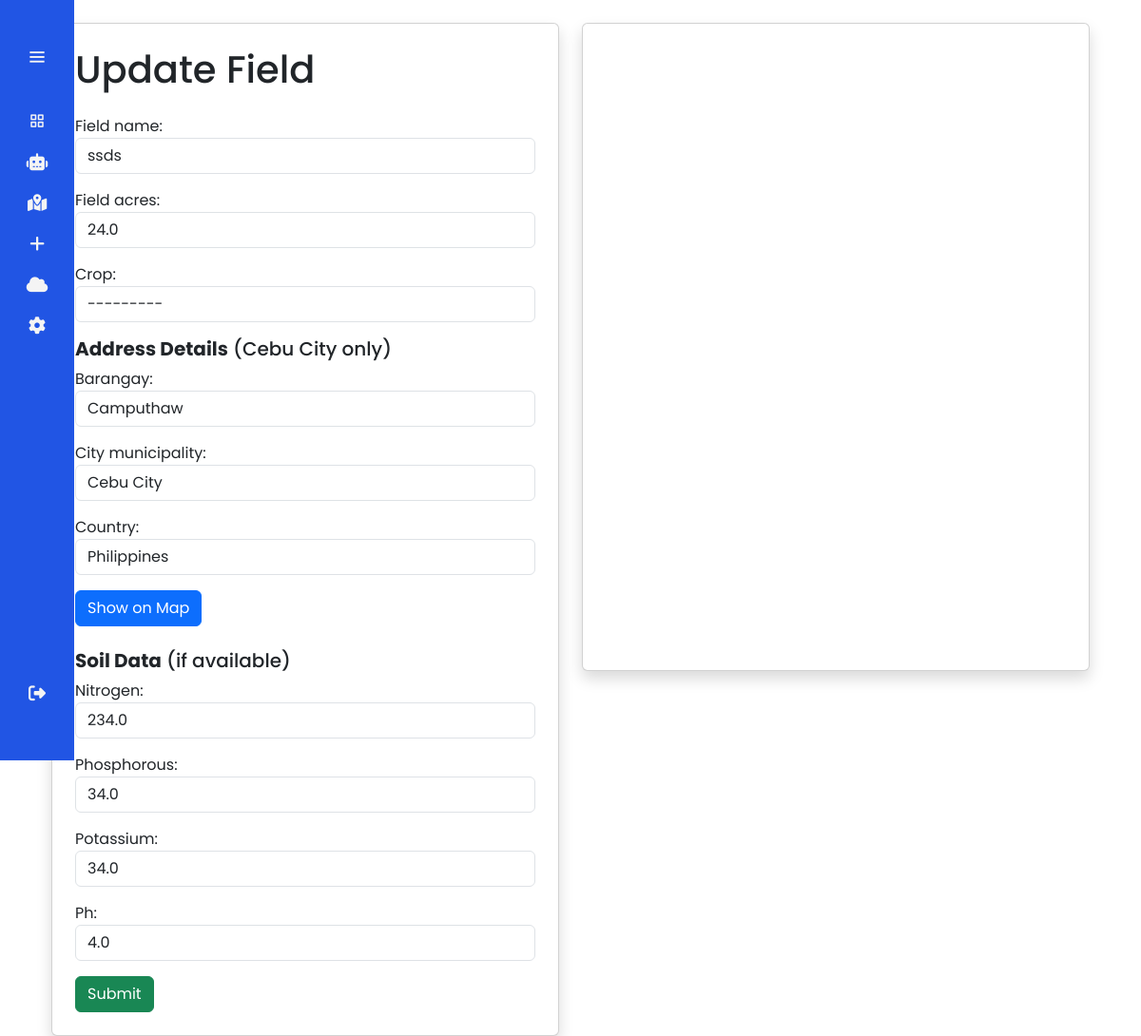
Screenshot of /dashboard/update_field/2/ (signed in) with the database file from the repository.
### app_agrosavvy/models.py (models this page shows, shortened)
class Field(models.Model):
    field_id = models.AutoField(primary_key=True)
    field_name = models.CharField(max_length=100)
    field_acres = models.FloatField()
    address = models.ForeignKey(
        Address, on_delete=models.SET_NULL, related_name="fields", null=True
    )
    soil_data = models.ForeignKey(
        SoilData,
        on_delete=models.SET_NULL,
        related_name="fields",
        blank=True,
        null=True,
    )
    crop = models.ForeignKey(Crop, on_delete=models.SET_NULL, blank=True, null=True)
    owner = models.ForeignKey(
        CustomUser, on_delete=models.SET_NULL, related_name="fields", null=True
    )
    created_at = models.DateTimeField(default=timezone.now)
    class Meta:
        ordering = ['-created_at']

class Crop(models.Model):
    CROP_CHOICES = [
        ("Carrots", "Carrots"),
        ("Potato", "Potato"),
        ("Garlic", "Garlic"),
        ("Eggplant", "Eggplant"),
        ("Tomato", "Tomato"),
        ("Squash", "Squash"),
        ("Bitter Gourd", "Bitter Gourd"),
        ("Cabbage", "Cabbage"),
        ("Onion", "Onion"),
    ]
    crop_id = models.AutoField(primary_key=True)
    crop_type = models.CharField(max_length=50, choices=CROP_CHOICES)
    def __str__(self):
        return self.crop_type

class Address(models.Model):
    address_id = models.AutoField(primary_key=True)
    barangay = models.CharField(max_length=100)
    city_municipality = models.CharField(max_length=100)
    country = models.CharField(max_length=100)
    latitude = models.FloatField()
    longitude = models.FloatField()

class SoilData(models.Model):
    soil_id = models.AutoField(primary_key=True)
    nitrogen = models.FloatField(null=True, blank=True)
    phosphorous = models.FloatField(null=True, blank=True)
    potassium = models.FloatField(null=True, blank=True)
    ph = models.FloatField(null=True, blank=True)

### app_agrosavvy/views.py (the view)
# urls.py: path('dashboard/update_field/<int:field_id>/', views.update_field, name='update_field'),
def update_field(request, field_id):
    if request.user.is_authenticated and request.user.is_da_admin:
        field = get_object_or_404(Field, field_id=field_id)
        if request.method == "POST":
            field_form = FieldForm(request.POST, instance=field)
            field_instance = Field.objects.get(field_id=field.field_id)
            address_instance = field.address
            soil_data_instance = field.soil_data
            address_form = AddressForm(request.POST, instance=address_instance)
            soil_data_form = SoilDataForm(request.POST, instance=soil_data_instance)
            if (
                field_form.is_valid()
                and address_form.is_valid()
                and soil_data_form.is_valid()
            ):
                updated_field = field_form.save(commit=False)
                updated_field.owner = field_instance.owner
                updated_field.save()
                updated_address = address_form.save()
                updated_soil_data = soil_data_form.save()
                return JsonResponse({"status": "success"})
            else:
                return JsonResponse(
                    {
                        "status": "error",
                        "errors": {
                            "field_form": field_form.errors,
                            "address_form": address_form.errors,
                            "soil_data_form": soil_data_form.errors,
                        },
                    }
                )
        else:
            field_form = FieldForm(instance=field)
            address_form = AddressForm(instance=field.address)
            soil_data_form = SoilDataForm(instance=field.soil_data)
        context = {
            "field_form": field_form,
            "address_form": address_form,
            "soil_data_form": soil_data_form,
        }
        return render(request, "app_agrosavvy/update_field.html", context)
    else:
        return redirect("forbidden")

### app_agrosavvy/forms.py (shortened to what this page needs)
class FieldForm(forms.ModelForm):
    class Meta:
        model = Field
        fields = ["field_name", "field_acres", "crop"]
        widgets = {
            "field_name": forms.TextInput(
                attrs={
                    "class": "form-control",
                    "placeholder": "Enter field name",
                    "autofocus": True,
                }
            ),
            "field_acres": forms.NumberInput(
                attrs={
                    "class": "form-control",
                    "placeholder": "Enter field size in acres",
                }
            ),
            "crop": forms.Select(attrs={"class": "form-control"}),
        }

class AddressForm(forms.ModelForm):
    class Meta:
        model = Address
        fields = ["barangay", "city_municipality", "country", "latitude", "longitude"]
        widgets = {
            "barangay": forms.TextInput(
                attrs={"class": "form-control", "placeholder": "Enter barangay"}
            ),
            "city_municipality": forms.TextInput(
                attrs={
                    "class": "form-control",
                    "placeholder": "Enter city or municipality",
                }
            ),
            "country": forms.TextInput(
                attrs={"class": "form-control", "placeholder": "Enter country"}
            ),
            "latitude": forms.HiddenInput(),
            "longitude": forms.HiddenInput(),
        }

### app_agrosavvy/templates/app_agrosavvy/update_field.html (shortened to what this page needs)
{% extends 'base.html' %}
{% block content %}
<div class="container mt-4">
    <div class="row">
        <div class="col-md-6 ml-1">
            <div class="card shadow p-4">
                <h1 class="mb-4">Update Field</h1>
                <form id="fieldForm" method="POST">
                    {{ field_form.as_p }}
                    <h5><strong>Address Details</strong> (Cebu City only)</h5>
                    {{ address_form.as_p }}
                    <div class="form-group">
                        <button type="button" id="geocodeButton" class="btn btn-primary">Show on Map</button>
                    </div><br>
                    <h5><strong>Soil Data</strong> (if available)</h5>
                    {{ soil_data_form.as_p }}
                    <div class="form-group">
                        <button type="submit" class="btn btn-success">Submit</button>
                    </div>
                </form>
            </div>
        </div>
        <div class="col-md-6">
            <div class="card shadow">
                <div id="map" style="height: 680px;"></div>
            </div>
        </div>
    </div>
</div>
{% endblock %}

### templates/sidebar.html (style rules this page uses)
:root { --color-default: #2155e4; --color-white: #f4f4f4; }
* { padding: 0%; margin: 0%; box-sizing: border-box; font-family: 'Poppins', sans-serif; }
body { min-height: 100vh; }

### rows the page displays
Field: field_name "ssds", field_acres "24.0"
Crop: crop "---------"
Address: barangay "Camputhaw", city_municipality "Cebu City", country "Philippines"
SoilData: nitrogen "234.0", phosphorous "34.0", potassium "34.0", ph "4.0"
